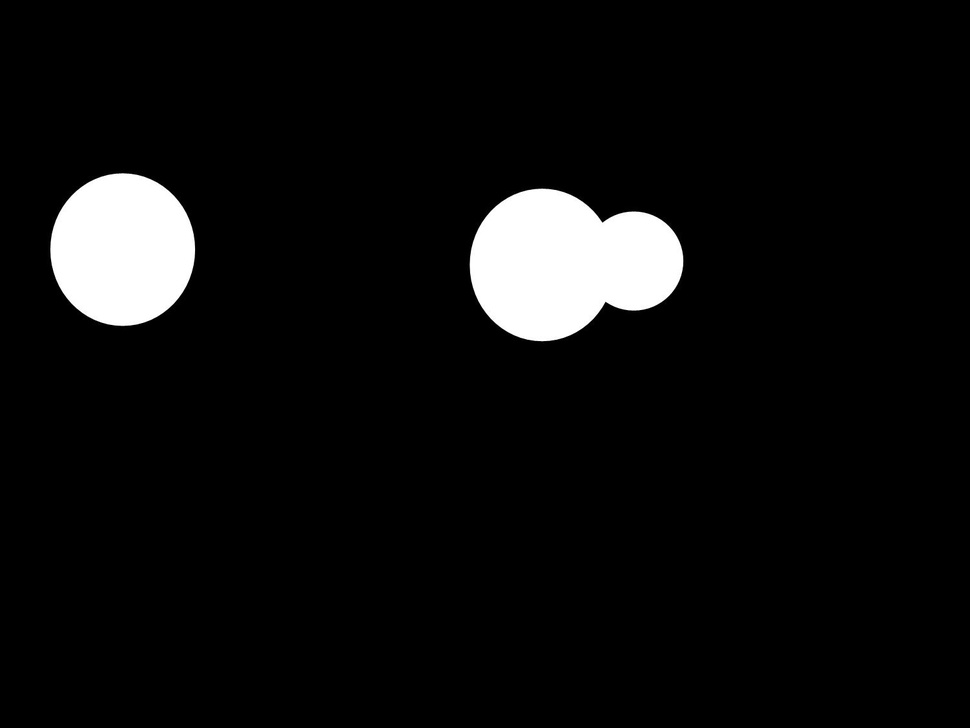
#> input picture Python-Image-Recognition-Pearl_Chain_Mechanism/2_overlapping_circles.jpg, 970 x 728 px, shrunk from 1502 x 1127 before the run
$ python pearl_chain_code.py
#> lines starting #> are read from the running program, lines starting #| are printed output that depends on the picture
from PIL import Image
import numpy as np
import pprint


def intensity(x,y,img):
        r,g,b=img.getpixel((x,y))
        intens=r+g+b
        return intens

def draw_lines_in_bulk(threshold,num_vert,num_hor,jump,img):
        print('draw_lines_in_bulk(',threshold,',',num_vert,',',num_hor,',',jump,',',filename,')')
        lines=list()                                                                                    #horizontal lines on bright objects
        centers=list()                                                                                  #centers of those lines
        center_to_line=dict()                                                                           #assign center to the correscponding line

        for sq_y in range(num_vert):                                                                    #scanning the image
                line=list()
                for sq_x in range(num_hor):

                        x1,y1=jump*sq_x,jump*sq_y                                                       #current point of interest
                        x2,y2=x1-jump,y1                                                                #predecessor
                        intens1=intensity(x1,y1,img)
                        intens2=intensity(x2,y2,img)

                        if intens1>threshold:                                                           #lines in 'Bulk' of the object
                                line.append((x1,y1))
                        if intens1-intens2<0 and abs(intens1-intens2)>threshold and len(line)>1:        #determines the centers of horizontal lines
                                start,end=line[0],line[-1]
                                distance=abs(start[0]-end[0])
                                center=(int(x1-distance/2),y1)
                                centers.append(center)
                                center_to_line[center]=line
                                lines.append((len(line),line))
                                line=list()
        return (centers,lines,center_to_line)

def group_points(pointlist,tolerance):                                                                  #assigns points to circle
        print('group_points(',len(pointlist),',',tolerance,')')
        groups=[]
        i=0
        for a,b in pointlist:
                i=i+1
                group_found = None
                for group in groups:
                        for a1,b1 in group:
                                distance=abs(int(((a-a1)**2+(b-b1)**2)**0.5))
                                if distance<=tolerance:
                                        group_found = group
                                        break
                        if group_found:
                                break
                if group_found:
                        group.append((a,b))
                else:
                        groups.append([(a,b)])                                                                  #Pearl_chain
        pearl_chain=[gr for gr in groups if len(gr)>1]                                                        #remove small groups, as they might be artefacts


        bulk=list()
        for group in pearl_chain:
                line_group=list()
                for center in group:
                        line=center_to_line[center]
                        for point in line:
                                line_group.append(point)
                bulk.append(line_group)


        print('number of circular objects',len(pearl_chain))

        return (pearl_chain,bulk)


def centers_and_radii(pearl_chain,jump):
        circles_dict=dict()
        centers_list=list()
        for group in pearl_chain:
                radius=int(len(group)*jump/2)
                sorted_by_y = sorted(group, key=lambda tup: tup[1])
                top_point=sorted_by_y[0][1]
                center=(group[0][0],int(top_point+radius))
                circles_dict[center]=radius
                centers_list.append([center])
        pprint.pprint(circles_dict)
        return (circles_dict,centers_list)


def Show_groups(grouped_list,img,name, magni):

        red,green,blue,yellow = (255,0,0),(0,255,0),(0,0,255),(255,255,0)
        colorlist=[yellow,green,red,blue]*100
        c=0

        for group in grouped_list:
                for x,y in group:
                        for xx in range(-magni*int(jump/2),magni*int(jump/2)):
                                for yy in range(-magni*int(jump/2),magni*int(jump/2)):
                                        img.putpixel((x+xx,y+yy),colorlist[c])
                c=c+1
        new_name='output'+'_'+filename+'_'+name+'.jpg'
        img.save(new_name)

#############################################################################
################ Execute####################################################
############################################################################


filename= '2_overlapping_circles'   # also try '1_single_circles'
file=filename+'.jpg'
img=Image.open(file).convert('RGB')
width = img.size[0]
#> width = 970
height = img.size[1]
#> height = 728


jump=5
nx=int(width/jump)
#> nx = 194
ny=int(height/jump)
#> ny = 145
th=200

(centers,lines,center_to_line)=draw_lines_in_bulk(th,ny,nx,jump,img)
#| draw_lines_in_bulk( 200 , 145 , 194 , 5 , 2_overlapping_circles )
#> the loop in draw_lines_in_bulk, `for sq_y in range(num_vert):` made 145 passes
(pearl_chain,bulk)=group_points(centers,jump*2)
#| group_points( 66 , 10 )
#> the loop in group_points, `for a,b in pointlist:` made 66 passes
#> (a, b) on passes 1 to 12: (122, 175), (127, 180), (127, 185), (127, 190), (545, 190), (127, 195), (547, 195), (127, 200), (542, 200), (127, 205), (547, 205), (125, 210)
#> the loop in group_points, `for group in pearl_chain:` made 6 passes
#> group on passes 3, 6: [(637, 215), (640, 220)], [(635, 305), (637, 310)]
#| number of circular objects 6
(circles_dict,centers_list)=centers_and_radii(pearl_chain,jump)
#> the loop in centers_and_radii, `for group in pearl_chain:` made 6 passes
#| {(122, 252): 77,
#|  (545, 207): 17,
#|  (547, 325): 20,
#|  (577, 265): 40,
#|  (635, 310): 5,
#|  (637, 220): 5}
Show_groups(centers_list,img,'centers',5)
#> the loop in Show_groups, `for group in grouped_list:` made 6 passes
#> group on passes 1 to 6: [(122, 252)], [(545, 207)], [(637, 220)], [(577, 265)], [(547, 325)], [(635, 310)]
Show_groups(pearl_chain,img,'pearlchain',2)
#> the loop in Show_groups (call 2), `for group in grouped_list:` made 6 passes
Show_groups(bulk,img,'bulk',1)
#> call 3 of Show_groups, with name = 'bulk', magni = 1
#> the loop in Show_groups (call 3), `for group in grouped_list:` made 6 passes
#> after the loop in Show_groups (call 3), `for group in grouped_list:`:
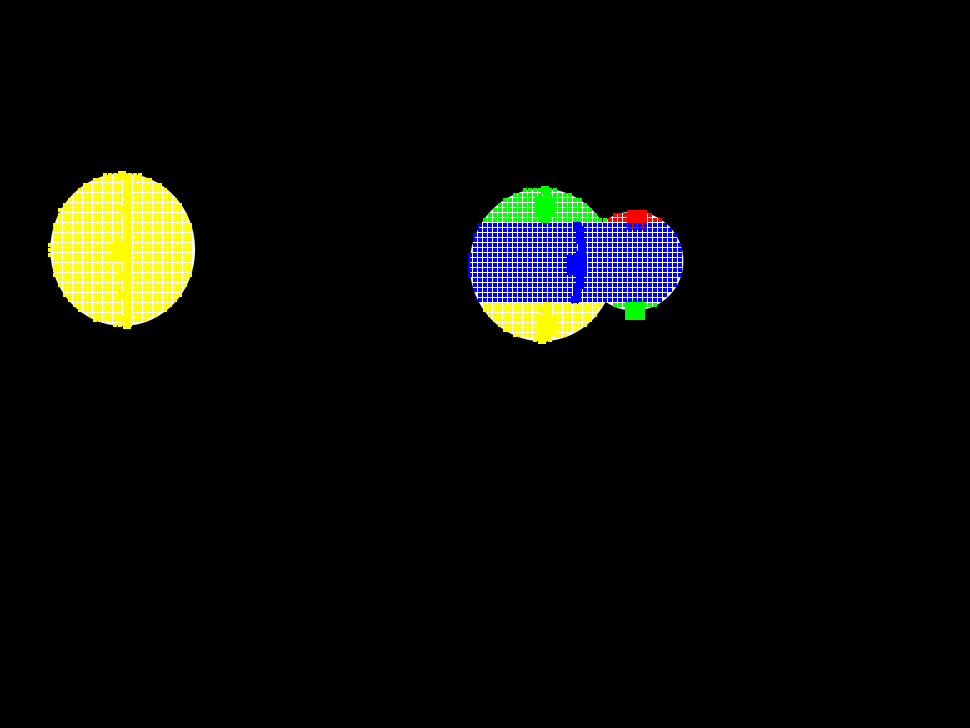
#> img: PIL image 970x728 RGB; mean R, G, B 10.1, 10.9, 8.8


$ run again, with Python-Image-Recognition-Pearl_Chain_Mechanism/1_single_circles.jpg copied over Python-Image-Recognition-Pearl_Chain_Mechanism/2_overlapping_circles.jpg
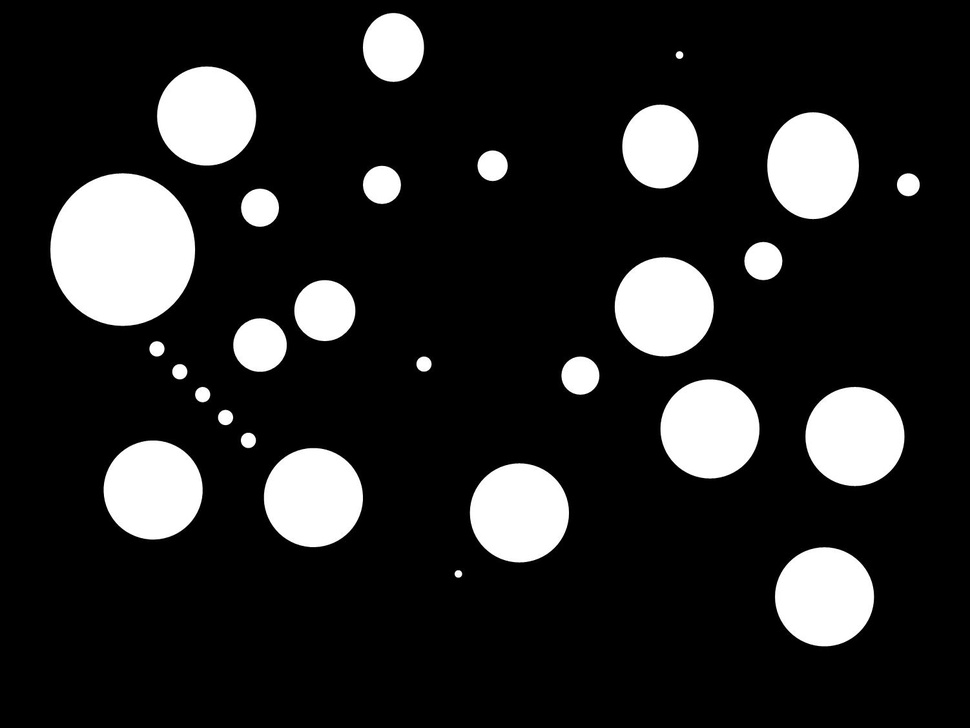
#> input picture Python-Image-Recognition-Pearl_Chain_Mechanism/1_single_circles.jpg, 970 x 728 px, shrunk from 1502 x 1127 before the run
#| draw_lines_in_bulk( 200 , 145 , 194 , 5 , 2_overlapping_circles )
#> the loop in draw_lines_in_bulk, `for sq_y in range(num_vert):` made 145 passes
#| group_points( 325 , 10 )
#> the loop in group_points, `for a,b in pointlist:` made 325 passes
#> (a, b) on passes 1 to 3: (397, 15), (397, 20), (397, 25)
#> the loop in group_points, `for group in pearl_chain:` made 26 passes
#> group on passes 8, 14, 15, 17, 19, 21, 22: [(912, 175), (912, 180), (912, 185), (912, 190), (912, 195)], [(160, 345), (160, 350), (157, 355)], [(425, 360), (430, 365), (427, 370)], [(182, 365), (185, 370), (185, 375)], [(207, 390), (205, 395), (207, 400)], [(230, 415), (230, 420)], [(252, 435), (255, 440), (252, 445)]
#| number of circular objects 26
#> the loop in centers_and_radii, `for group in pearl_chain:` made 26 passes
#> (printed output is left out)
#> the loop in Show_groups, `for group in grouped_list:` made 26 passes
#> group on passes 1 to 8: [(397, 50)], [(207, 120)], [(665, 145)], [(817, 167)], [(497, 170)], [(385, 187)], [(122, 252)], [(912, 187)]
#> the loop in Show_groups (call 2), `for group in grouped_list:` made 26 passes
#> after the loop in Show_groups (call 2), `for group in grouped_list:`:
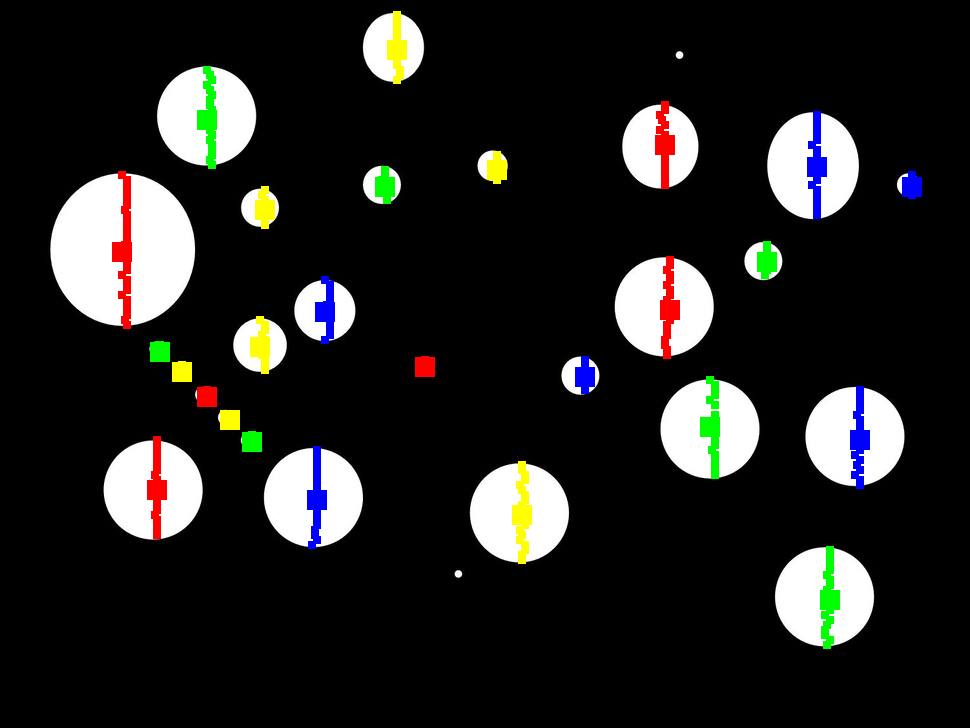
#> img: PIL image 970x728 RGB; mean R, G, B 35.6, 35.5, 33.8
#> the loop in Show_groups (call 3), `for group in grouped_list:` made 26 passes
#> after the loop in Show_groups (call 3), `for group in grouped_list:`:
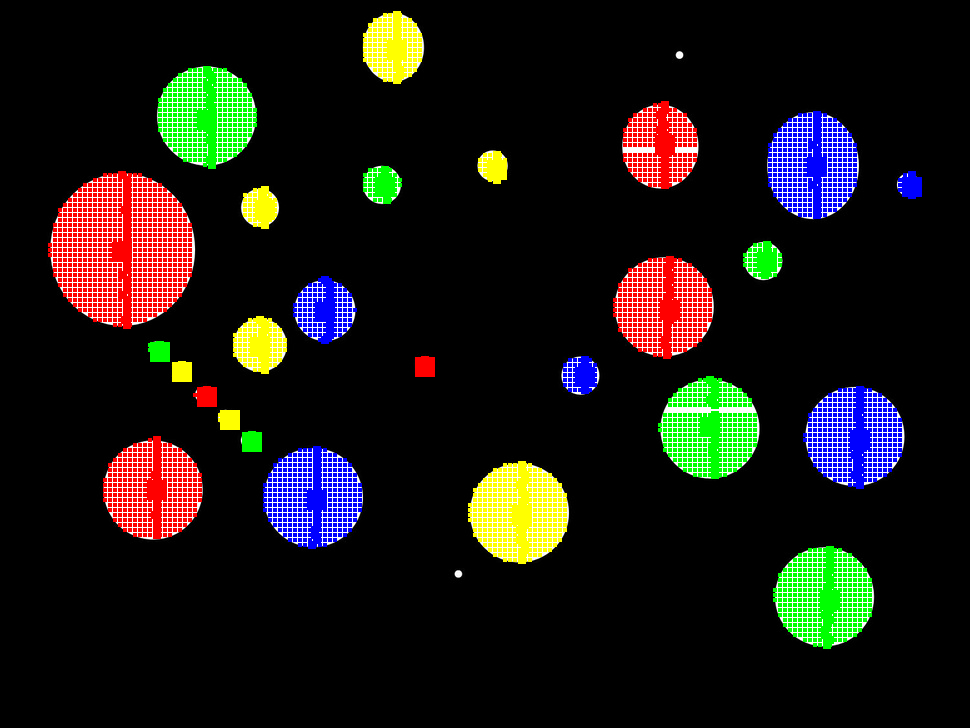
#> img: PIL image 970x728 RGB; mean R, G, B 26.2, 23.2, 19.3
